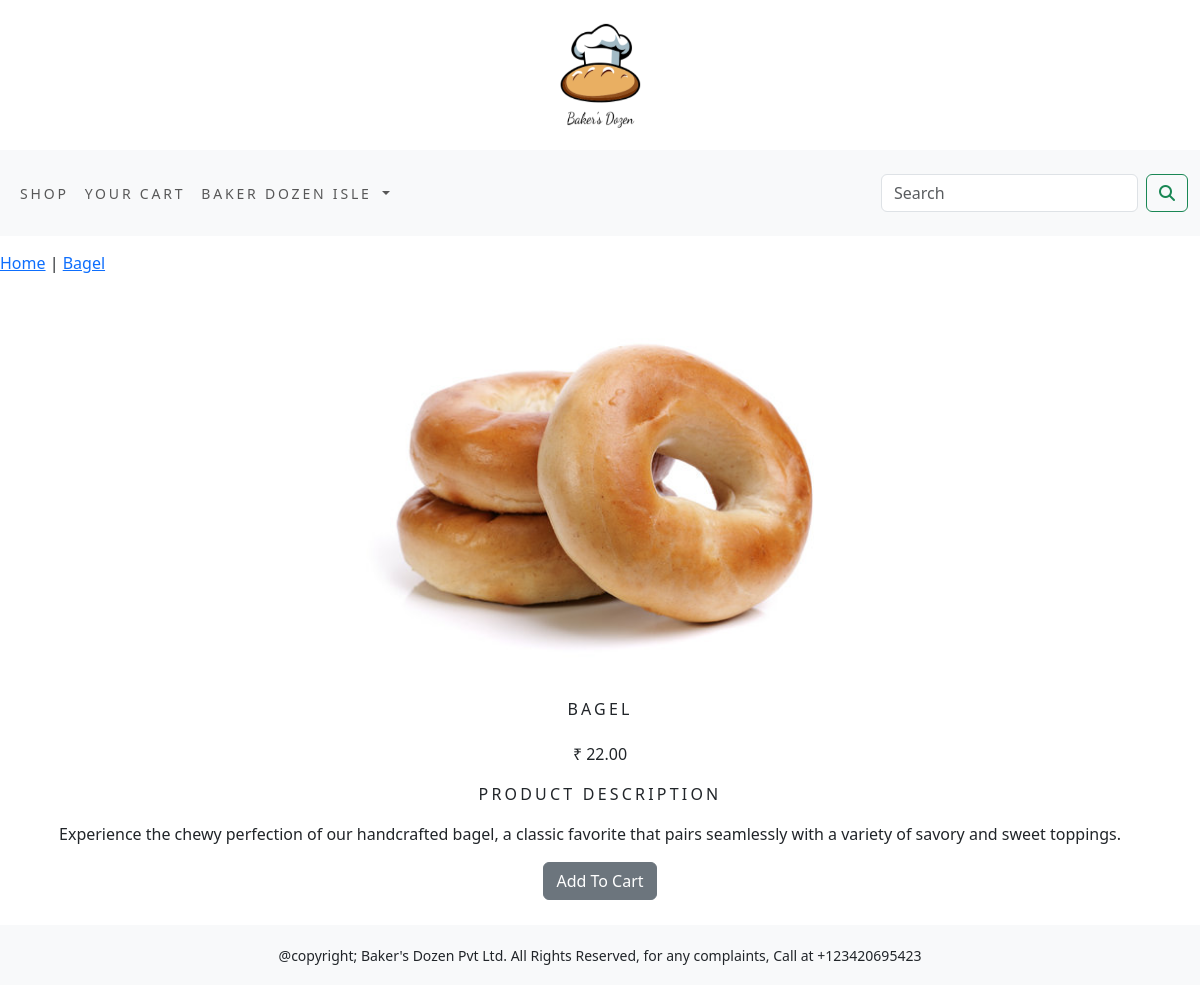
The page /artisan-goods/bagel/ on the database its author committed.
### ecomapp/models.py (models this page shows, shortened)
class Product(models.Model):
    name=models.CharField(max_length=250,unique=True)
    slug = models.SlugField(max_length=250, unique=True)
    desc = models.TextField(max_length=500, blank=True)
    price = models.DecimalField(max_digits=10,decimal_places=2)
    category=models.ForeignKey(Category,on_delete=models.CASCADE)
    stock=models.IntegerField()
    available=models.BooleanField(default=True)
    created=models.DateTimeField(auto_now_add=True)
    updated=models.DateTimeField(auto_now=True)
    image = models.ImageField(upload_to='product', blank=True)
    class Meta:
        ordering = ('name',)
        verbose_name = 'product'
        verbose_name_plural = 'products'

### ecomapp/views.py (the view)
# urls.py: path('<slug:c_slug>/<slug:prod_slug>/', views.prodCatDeet, name='prodCatDeet'),
def prodCatDeet(request,c_slug,prod_slug):
    try:
        product=Product.objects.get(category__slug=c_slug,slug=prod_slug)
    except Exception as e:
        raise e
    return render(request,'product.html',{'product':product})

### cartecom/context_processors.py (called while the page is built)
def counter(request):
    item_count=0
    if 'admin' in request.path:
        return {}
    else:
        try:
            cart=Cart.objects.filter(cart_id=cart_id(request))
            cart_items=CartItem.objects.all().filter(cart=cart[:1])
            for cart_item in cart_items:
                item_count += cart_item.quantity
        except Cart.DoesNotExist:
            item_count = 0
    return dict(item_count=item_count)

### cartecom/views.py (called while the page is built)
def cart_id(request):
    cart=request.session.session_key
    if not cart:
        cart=request.session.create()
    return cart

### ecomapp/context_processors.py (called while the page is built)
def menu_links(request):
    links=Category.objects.all()
    return dict(links=links)

### ecomapp/models.py (called while the page is built)
    def get_url(self):
        return reverse('ecomapp:products_by_category',args=[self.slug,])

### templates/product.html (shortened to what this page needs)
{% extends 'base.html' %}
{% load static %}
{% block content %}
<div class="row prodrow">
  <div class="mx-auto">
    <p> <a href="{% url 'ecomapp:AllProdCat' %}">Home</a> | <a href="{{product.category.get_url}}">{{product.name}} </a> </p>
  </div>
<div class="container">
 <br>
 <div class="row">
     <div class="col-md-12 col-sm-12-col-md-12 col-lg-12 text-center" style="min-width:18rem">
        <img src="{{product.image.url}}" alt="{{product.name}}" width="530px" height="350px">
     </div>
 </div>
</div>
</div>
<div>
    <div class="col-md-12 col-sm-12 col-md-12 col-lg-12">
      <h1 class="text-center prodtitle">{{product.name}}</h1>
      <p class="text-center">₹ {{product.price}}</p>
      <p class="text-center tiitle">Product Description</p>
      <p class="text-center prodtext">{{product.desc}}</p>
      {% if product.stock <= 0 %}
      <p class="text-center prodtext"><b>Out of Stock!</b></p>
      {% else %}
        <div class="prodbutton">
        <a class="btn btn-secondary" href="{% url 'cartecom:add_cart' product.id %}">Add To Cart </a>
        </div>
      {% endif %}
    </div>
</div>
{% endblock %}

### static/css/custom.css (style rules this page uses)
body { font-family: 'Roboto', sans-serif; max-width: 202.2vh; min-height: 999px; min-width: 521px; }
.tiitle { font-size:16px; text-transform:uppercase; letter-spacing: .2em; }
.prodrow { padding-top: 15px; padding-bottom: 20px; }
.prodtitle { font-size:16px; text-transform:uppercase; letter-spacing:.2em; padding-top:15px; padding-bottom:15px; }
.prodtext { padding-right:20px; }
.prodbutton { display: flex; text-align: center; justify-content: center; margin: 0 auto; padding-bottom: 25px; }

### rows shown on the page
Product: name "Bagel", image (picture), name "BAGEL", price "22.00", desc "Experience the chewy perfection of our handcrafted bagel, a classic favorite that pairs seamlessly with a variety of savory and sweet toppings."
